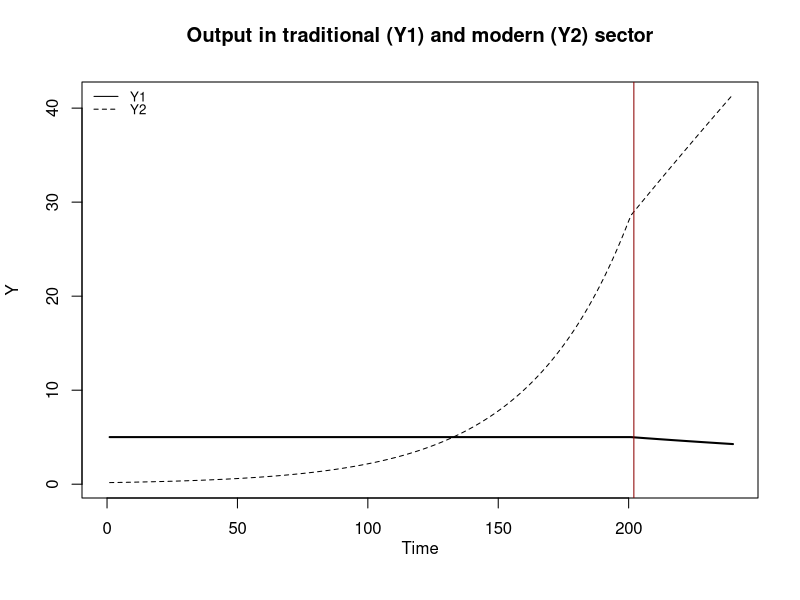
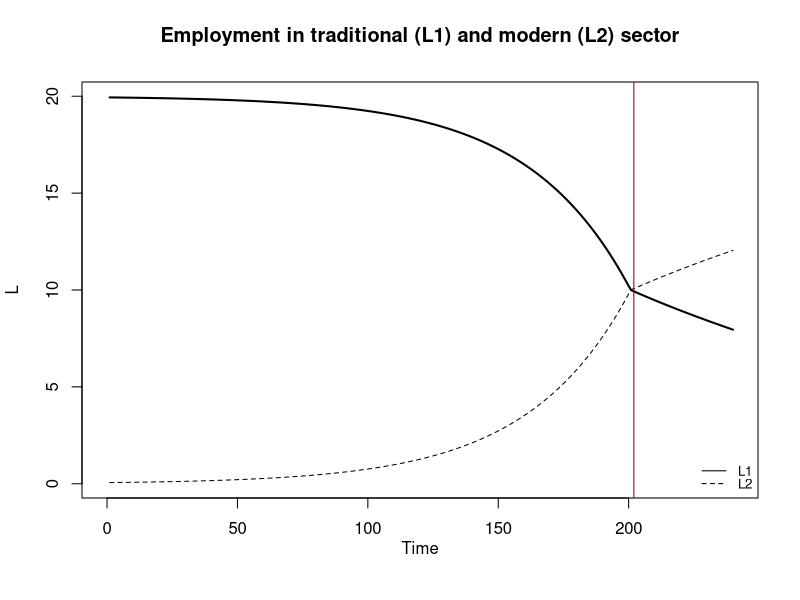
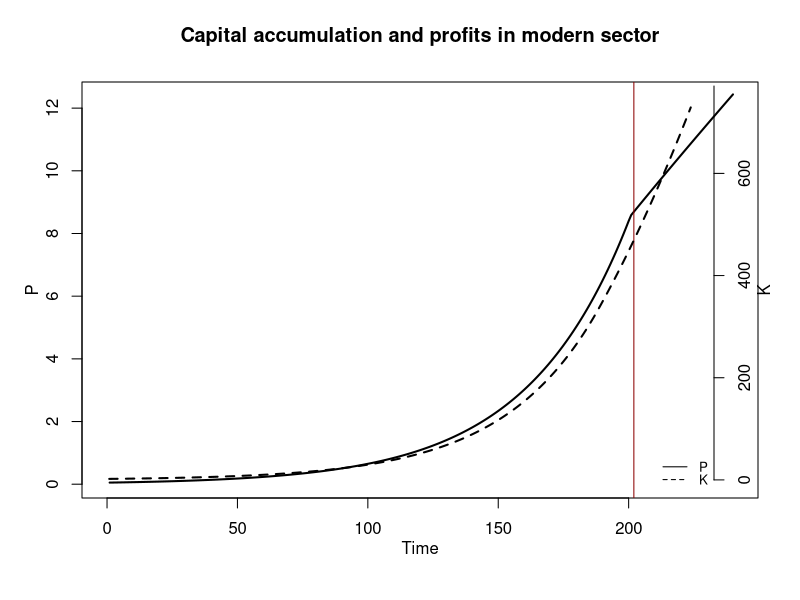
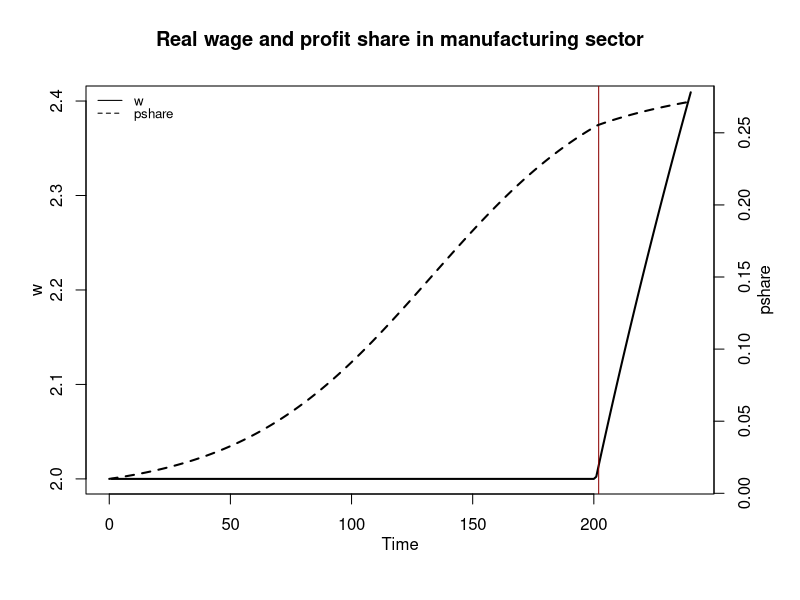
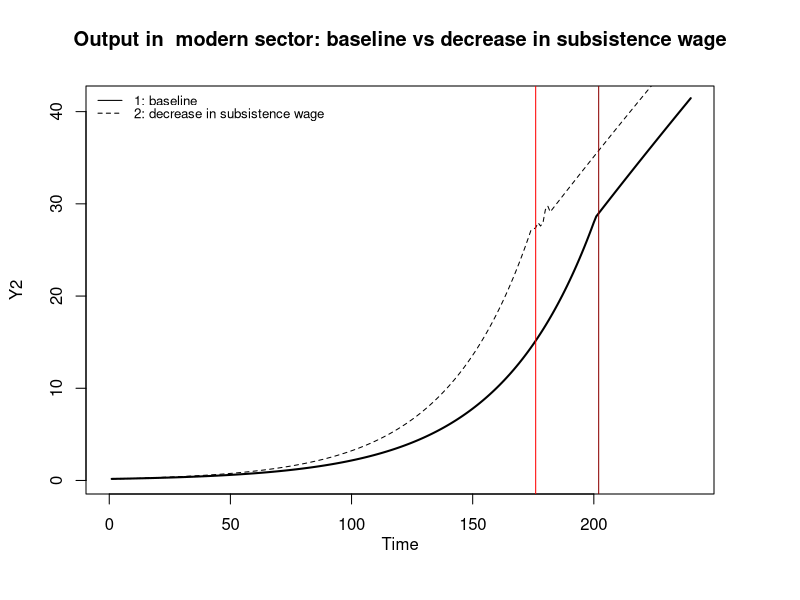
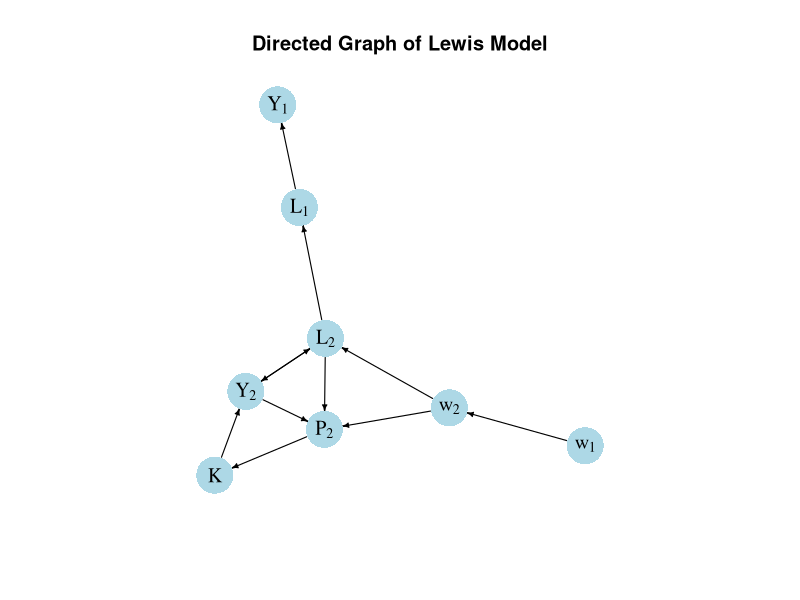

The R script that drew these images, in order:
## ---- chunk 1
# Clear the environment
rm(list=ls(all=TRUE))

# Set number of periods
T=250

# Set number of scenarios (including baseline)
S=2

# Set period in which shock/shift will occur
s=15

# Create (S x T)-matrices that will contain the simulated data
Y1=matrix(data=1,nrow=S,ncol=T) # Output in sector 1 (traditional)
Y2=matrix(data=1,nrow=S,ncol=T) # Output in sector 2 (modern)
L1=matrix(data=1,nrow=S,ncol=T) # employment in sector 1
L2=matrix(data=1,nrow=S,ncol=T) # employment in sector 2
w2=matrix(data=1,nrow=S,ncol=T) # real wage sector 2
K=matrix(data=1,nrow=S,ncol=T) # capital stock (only in sector 2)
P2=matrix(data=1,nrow=S,ncol=T) #  profits in sector 2

# Set fixed parameter values
alpha=0.7 # labour elasticity of output, sector 1
rho=1     # wage premium
L=20      # total labour supply (exogenous)
gamma=0.2 # labour supply coefficient, sector 2
lambda=10 # employment at which MPL in sector 1 becomes zero
beta=0.7  # labour elasticity of output, sector 2

# Set baseline parameter values
w1=matrix(data=1,nrow=S,ncol=T) # subsistence real wage sector 1

# Set parameter values for different scenarios
w1[2,s:T]=0.9         # scenario 2: fall in subsistence wage

# Initialise such that there is surplus labour (L1 > lambda)
L1[,1]= 0.9*L
L2[,1]= L - L1[,1]

# Simulate the model by looping over T time periods for S different scenarios
for (i in 1:S){
  
  for (t in 2:T){
    
   for (iterations in 1:1000){ # note: order matters due to if-else condition
      
      ## Model equations
      # Output sector1 and wages sector 2
      if(L1[i,t]<lambda){
      Y1[i,t] = (L1[i,t]^alpha)
      w2[i,t]= gamma*L2[i,t]
      }
      else{
      Y1[i,t] = lambda^alpha
      w2[i,t]= w1[i,t] + rho
      }

      # Output sector 2
      Y2[i,t]=(L2[i,t]^beta)*(K[i,t]^(1-beta))
      
      # Profits sector 2
      P2[i,t]=Y2[i,t] - w2[i,t]*L2[i,t]
      
      # Capital accumulation sector 2
      K[i,t]= K[i,t-1] + P2[i,t-1]

      # Employment sector 2 
      L2[i,t] =(beta*Y2[i,t])/w2[i,t]  
      
      # Employment sector 1
      L1[i,t] = L - L2[i,t]
     
    } # close iterations loop
  } # close time loop
} # close scenarios loop

#Calculate profit share of sector 2
PS=P2[,]/(Y1[,]+Y2[,])

#Find period in which Lewis turning point occurs
tp=c(min(which(L1[1,] < lambda)), min(which(L1[2,] < lambda)))
## ---- chunk 2
#| label: fig-output
#| fig-cap: Output in traditional (Y1) and modern (Y2) sector

# Set start and end periods for plots
Tmax=240
Tmin=2

#Output in the two sectors, baseline
plot(Y1[1, Tmin:(Tmax+1)],type="l", col=1, lwd=2, lty=1, xlim=range(0:(Tmax)), xlab="", ylab="Y", ylim=range(Y1[1, Tmin:Tmax],Y2[1, Tmin:(Tmax)])) 
title(main="Output in traditional (Y1) and modern (Y2) sector", xlab = 'Time',cex=0.8 ,line=2)
lines(Y2[1, Tmin:(Tmax+1)],lty=2)
abline(v = tp[1], col = "darkred")
legend("topleft", legend=c("Y1", "Y2"),
       lty=1:2, cex=0.8, bty = "n", y.intersp=0.8)

## ---- chunk 3
#| label: fig-employment
#| fig-cap: Employment in traditional (L1) and modern (L2) sector

#Employment in the two sectors, baseline
plot(L1[1, Tmin:(Tmax+1)],type="l", col=1, lwd=2, lty=1, xlim=range(0:(Tmax)), xlab="", ylab="L", ylim=range(L1[1, Tmin:Tmax],L2[1, Tmin:(Tmax)])) 
title(main="Employment in traditional (L1) and modern (L2) sector", xlab = 'Time',cex=0.8 ,line=2)
lines(L2[1, Tmin:(Tmax+1)],lty=2)
abline(v = tp[1], col = "darkred")
legend("bottomright", legend=c("L1", "L2"),
       lty=1:2, cex=0.8, bty = "n", y.intersp=0.8)

## ---- chunk 4
#| label: fig-capacc
#| fig-cap: Capital accumulation and profits in modern sector

#Profits and capital accumulation in manufacturing, baseline
plot(P2[1, Tmin:(Tmax+1)],type="l", col=1, lwd=2, lty=1, xlim=range(0:(Tmax)), xlab="", ylab="", ylim=range(P2[1, Tmin:Tmax])) 
title(main="Capital accumulation and profits in modern sector",ylab = 'P', xlab = 'Time', cex=0.8, line=2)
abline(v = tp[1], col = "darkred")
par(mar = c(5, 4, 4, 4) + 0.3)
par(new = TRUE)
plot(K[1, Tmin:Tmax],type="l", col=1, lwd=2, lty=2, font.main=1,cex.main=1,ylab = '', axes=FALSE,
     xlab = '',ylim = range(K[1, 2:(Tmax+1)]),cex.axis=1,cex.lab=0.75)
axis(side = 4, at = pretty(range(K[1, 2:(Tmax+1)])))  
mtext("K", side = 4, line = 2)
legend("bottomright", legend=c("P", "K"),
       lty=1:2, cex=0.8, bty = "n", y.intersp=0.8)

## ---- chunk 5
#| label: fig-wage
#| fig-cap: Real wage and profit share in manufacturing sector

# Real wage and profit share in manufacturing
plot(w2[1, Tmin:(Tmax+1)],type="l", col=1, lwd=2, lty=1, xlim=range(0:(Tmax)), xlab="", ylab="", ylim=range(w2[1, Tmin:Tmax])) 
title(main="Real wage and profit share in manufacturing sector",ylab = 'w', xlab = 'Time', cex=0.8, line=2)
abline(v = tp[1], col = "darkred")
par(mar = c(5, 4, 4, 4) + 0.3)
par(new = TRUE)
plot(PS[1, Tmin:Tmax],type="l", col=1, lwd=2, lty=2, font.main=1,cex.main=1,ylab = '', axes=FALSE,
     xlab = '',ylim = range(PS[1, 2:(Tmax+1)]),cex.axis=1,cex.lab=0.75)
axis(side = 4, at = pretty(range(PS[1, 2:(Tmax+1)])))  
mtext("pshare", side = 4, line = 2)
legend("topleft", legend=c("w", "pshare"),
       lty=1:2, cex=0.8, bty = "n", y.intersp=0.8)

## ---- chunk 6
#| label: fig-scen2
#| fig-cap: Output in  modern sector (baseline vs decrease in subsistence wage)

plot(Y2[1, Tmin:(Tmax+1)],type="l", col=1, lwd=2, lty=1, xlim=range(0:(Tmax)), xlab="", ylab="Y2", ylim=range(Y2[1, Tmin:Tmax],Y2[1, Tmin:(Tmax)])) 
title(main="Output in  modern sector: baseline vs decrease in subsistence wage", xlab = 'Time',cex=0.8 ,line=2)
lines(Y2[2, Tmin:(Tmax+1)],lty=2)
abline(v = tp[1], col = "darkred")
abline(v = tp[2], col = "red")
legend("topleft", legend=c("1: baseline", "2: decrease in subsistence wage"),
       lty=1:2, cex=0.8, bty = "n", y.intersp=0.8)
## ---- chunk 7
## Create directed graph
# Construct auxiliary Jacobian matrix for 8 variables: 

#              Y1,Y2,L1,L2,w1,w2,P2,K
M_mat=matrix(c(0, 0, 1, 0, 0, 0, 0, 0,
               0, 0, 0, 1, 0, 0, 0, 1,
               0, 0, 0, 1, 0, 0, 0, 0,
               0, 1, 0, 0, 0, 1, 0, 0,
               0, 0, 0, 0, 0, 0, 0, 0,
               0, 0, 0, 0, 1, 0, 0, 0,
               0, 1, 0, 1, 0, 1, 0, 0,
               0, 0, 0, 0, 0, 0, 1, 0), 8, 8, byrow=TRUE)

# Create adjacency matrix from transpose of auxiliary Jacobian 
A_mat=t(M_mat)

# Create directed graph from adjacency matrix
library(igraph)
dg= graph_from_adjacency_matrix(A_mat, mode="directed", weighted= NULL)

# Define node labels
V(dg)$name=c(expression(Y[1]), expression(Y[2]), expression(L[1]), expression(L[2]), 
             expression(w[1]), expression(w[2]), expression(P[2]), "K")

# Plot directed graph
plot(dg, main="Directed Graph of Lewis Model", vertex.size=20, vertex.color="lightblue", 
     vertex.label.color="black", edge.arrow.size=0.3, edge.width=1.1, edge.size=1.2,
     edge.arrow.width=1.2, edge.color="black", vertex.label.cex=1.2, 
     vertex.frame.color="NA", margin=-0.08)
## ---- chunk 8
# Calculate growth rate of capital stock analytically (for baseline)
1+(1-beta)*((w1[1,s]+rho)/beta)^(-beta/(1-beta)) - 1

# Compare with numerical solution (for baseline)
K[1,s+1]/K[1,s] - 1

